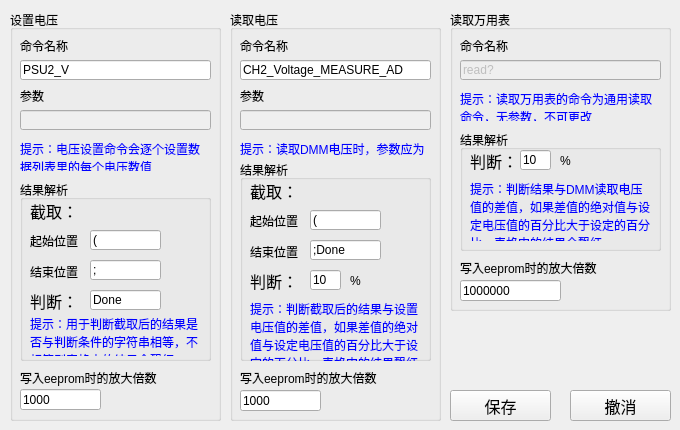
     <widget class="QWidget" name="VerifyRelevantCmd_2">
      <attribute name="title">
       <string>校准相关命令</string>
      </attribute>
      <widget class="QGroupBox" name="groupBox_13">
       <property name="geometry">
        <rect>
         <x>10</x>
         <y>10</y>
         <width>211</width>
         <height>411</height>
        </rect>
       </property>
       <property name="title">
        <string>设置电压</string>
       </property>
       <widget class="QLineEdit" name="lineEditCh2VerifySetCmd">
        <property name="geometry">
         <rect>
          <x>10</x>
          <y>50</y>
          <width>191</width>
          <height>20</height>
         </rect>
        </property>
        <property name="text">
         <string>PSU2_V</string>
        </property>
       </widget>
       <widget class="QLabel" name="label_66">
        <property name="geometry">
         <rect>
          <x>10</x>
          <y>30</y>
          <width>54</width>
          <height>12</height>
         </rect>
        </property>
        <property name="text">
         <string>命令名称</string>
        </property>
       </widget>
       <widget class="QLabel" name="label_67">
        <property name="geometry">
         <rect>
          <x>10</x>
          <y>80</y>
          <width>54</width>
          <height>12</height>
         </rect>
        </property>
        <property name="text">
         <string>参数</string>
        </property>
       </widget>
       <widget class="QLineEdit" name="lineEditCh2VerifySetParam">
        <property name="enabled">
         <bool>false</bool>
        </property>
        <property name="geometry">
         <rect>
          <x>10</x>
          <y>100</y>
          <width>191</width>
          <height>20</height>
         </rect>
        </property>
       </widget>
       <widget class="QLabel" name="label_68">
        <property name="geometry">
         <rect>
          <x>10</x>
          <y>130</y>
          <width>191</width>
          <height>31</height>
         </rect>
        </property>
        <property name="styleSheet">
         <string notr="true">color: rgb(0, 0, 255);</string>
        </property>
        <property name="text">
         <string>提示：电压设置命令会逐个设置数据列表里的每个电压数值</string>
        </property>
        <property name="alignment">
         <set>Qt::AlignLeading|Qt::AlignLeft|Qt::AlignTop</set>
        </property>
        <property name="wordWrap">
         <bool>true</bool>
        </property>
       </widget>
       <widget class="QGroupBox" name="groupBox_14">
        <property name="geometry">
         <rect>
          <x>10</x>
          <y>170</y>
          <width>191</width>
          <height>181</height>
         </rect>
        </property>
        <property name="title">
         <string>结果解析</string>
        </property>
        <widget class="QLabel" name="label_69">
         <property name="geometry">
          <rect>
           <x>10</x>
           <y>20</y>
           <width>54</width>
           <height>21</height>
          </rect>
         </property>
         <property name="font">
          <font>
           <family>Arial Unicode MS</family>
           <pointsize>12</pointsize>
          </font>
         </property>
         <property name="text">
          <string>截取：</string>
         </property>
        </widget>
        <widget class="QLabel" name="label_70">
         <property name="geometry">
          <rect>
           <x>10</x>
           <y>50</y>
           <width>54</width>
           <height>21</height>
          </rect>
         </property>
         <property name="text">
          <string>起始位置</string>
         </property>
        </widget>
        <widget class="QLineEdit" name="lineEditCh2VerifySetStart">
         <property name="geometry">
          <rect>
           <x>70</x>
           <y>50</y>
           <width>71</width>
           <height>20</height>
          </rect>
         </property>
         <property name="text">
          <string>(</string>
         </property>
        </widget>
        <widget class="QLabel" name="label_71">
         <property name="geometry">
          <rect>
           <x>10</x>
           <y>81</y>
           <width>54</width>
           <height>21</height>
          </rect>
         </property>
         <property name="text">
          <string>结束位置</string>
         </property>
        </widget>
        <widget class="QLineEdit" name="lineEditCh2VerifySetEnd">
         <property name="geometry">
          <rect>
           <x>70</x>
           <y>80</y>
           <width>71</width>
           <height>20</height>
          </rect>
         </property>
         <property name="text">
          <string>;</string>
         </property>
        </widget>
        <widget class="QLabel" name="label_72">
         <property name="geometry">
          <rect>
           <x>10</x>
           <y>110</y>
           <width>54</width>
           <height>21</height>
          </rect>
         </property>
         <property name="font">
          <font>
           <family>Arial Unicode MS</family>
           <pointsize>12</pointsize>
          </font>
         </property>
         <property name="text">
          <string>判断：</string>
         </property>
        </widget>
        <widget class="QLineEdit" name="lineEditCh2VerifySetJudge">
         <property name="geometry">
          <rect>
           <x>70</x>
           <y>110</y>
           <width>71</width>
           <height>20</height>
          </rect>
         </property>
         <property name="text">
          <string>Done</string>
         </property>
        </widget>
        <widget class="QLabel" name="label_73">
         <property name="geometry">
          <rect>
           <x>10</x>
           <y>135</y>
           <width>171</width>
           <height>41</height>
          </rect>
         </property>
         <property name="styleSheet">
          <string notr="true">color: rgb(0, 0, 255);</string>
         </property>
         <property name="text">
          <string>提示：用于判断截取后的结果是否与判断条件的字符串相等，不相等则表格中的结果会飘红</string>
         </property>
         <property name="alignment">
          <set>Qt::AlignLeading|Qt::AlignLeft|Qt::AlignTop</set>
         </property>
         <property name="wordWrap">
          <bool>true</bool>
         </property>
        </widget>
       </widget>
       <widget class="QLabel" name="label_74">
        <property name="geometry">
         <rect>
          <x>10</x>
          <y>360</y>
          <width>211</width>
          <height>16</height>
         </rect>
        </property>
        <property name="text">
         <string>写入eeprom时的放大倍数</string>
        </property>
       </widget>
       <widget class="QLineEdit" name="lineEditCh2VerifySetMulti">
        <property name="geometry">
         <rect>
          <x>10</x>
          <y>379</y>
          <width>81</width>
          <height>21</height>
         </rect>
        </property>
        <property name="text">
         <string>1000</string>
        </property>
       </widget>
      </widget>
      <widget class="QGroupBox" name="groupBox_15">
       <property name="geometry">
        <rect>
         <x>230</x>
         <y>10</y>
         <width>211</width>
         <height>411</height>
        </rect>
       </property>
       <property name="title">
        <string>读取电压</string>
       </property>
       <widget class="QLabel" name="label_75">
        <property name="geometry">
         <rect>
          <x>10</x>
          <y>30</y>
          <width>54</width>
          <height>12</height>
         </rect>
        </property>
        <property name="text">
         <string>命令名称</string>
        </property>
       </widget>
       <widget class="QLineEdit" name="lineEditCh2VerifyDMMCmd">
        <property name="geometry">
         <rect>
          <x>10</x>
          <y>50</y>
          <width>191</width>
          <height>20</height>
         </rect>
        </property>
        <property name="text">
         <string>CH2_Voltage_MEASURE_AD</string>
        </property>
       </widget>
       <widget class="QLabel" name="label_76">
        <property name="geometry">
         <rect>
          <x>10</x>
          <y>80</y>
          <width>54</width>
          <height>12</height>
         </rect>
        </property>
        <property name="text">
         <string>参数</string>
        </property>
       </widget>
       <widget class="QLineEdit" name="lineEditCh2VerifyDMMParam">
        <property name="enabled">
         <bool>false</bool>
        </property>
        <property name="geometry">
         <rect>
          <x>10</x>
          <y>100</y>
          <width>191</width>
          <height>20</height>
         </rect>
        </property>
       </widget>
       <widget class="QLabel" name="label_77">
        <property name="geometry">
         <rect>
          <x>10</x>
          <y>130</y>
          <width>191</width>
          <height>21</height>
         </rect>
        </property>
        <property name="styleSheet">
         <string notr="true">color: rgb(0, 0, 255);</string>
        </property>
        <property name="text">
         <string>提示：读取DMM电压时，参数应为空</string>
        </property>
        <property name="alignment">
         <set>Qt::AlignLeading|Qt::AlignLeft|Qt::AlignTop</set>
        </property>
        <property name="wordWrap">
         <bool>true</bool>
        </property>
       </widget>
       <widget class="QGroupBox" name="groupBox_16">
        <property name="geometry">
         <rect>
          <x>10</x>
          <y>150</y>
          <width>191</width>
          <height>201</height>
         </rect>
        </property>
        <property name="title">
         <string>结果解析</string>
        </property>
        <widget class="QLabel" name="label_78">
         <property name="geometry">
          <rect>
           <x>10</x>
           <y>20</y>
           <width>54</width>
           <height>21</height>
          </rect>
         </property>
         <property name="font">
          <font>
           <family>Arial Unicode MS</family>
           <pointsize>12</pointsize>
          </font>
         </property>
         <property name="text">
          <string>截取：</string>
         </property>
        </widget>
        <widget class="QLabel" name="label_79">
         <property name="geometry">
          <rect>
           <x>10</x>
           <y>50</y>
           <width>54</width>
           <height>21</height>
          </rect>
         </property>
         <property name="text">
          <string>起始位置</string>
         </property>
        </widget>
        <widget class="QLineEdit" name="lineEditCh2VerifyDMMStart">
         <property name="geometry">
          <rect>
           <x>70</x>
           <y>50</y>
           <width>71</width>
           <height>20</height>
          </rect>
         </property>
         <property name="text">
          <string>(</string>
         </property>
        </widget>
        <widget class="QLabel" name="label_80">
         <property name="geometry">
          <rect>
           <x>10</x>
           <y>81</y>
           <width>54</width>
           <height>21</height>
          </rect>
         </property>
         <property name="text">
          <string>结束位置</string>
         </property>
        </widget>
        <widget class="QLineEdit" name="lineEditCh2VerifyDMMEnd">
         <property name="geometry">
          <rect>
           <x>70</x>
           <y>80</y>
           <width>71</width>
           <height>20</height>
          </rect>
         </property>
         <property name="text">
          <string>;Done</string>
         </property>
        </widget>
        <widget class="QLabel" name="label_81">
         <property name="geometry">
          <rect>
           <x>10</x>
           <y>110</y>
           <width>54</width>
           <height>21</height>
          </rect>
         </property>
         <property name="font">
          <font>
           <family>Arial Unicode MS</family>
           <pointsize>12</pointsize>
          </font>
         </property>
         <property name="text">
          <string>判断：</string>
         </property>
        </widget>
        <widget class="QLineEdit" name="lineEditCh2VerifyDMMJudge">
         <property name="geometry">
          <rect>
           <x>70</x>
           <y>110</y>
           <width>31</width>
           <height>20</height>
          </rect>
         </property>
         <property name="text">
          <string>10</string>
         </property>
         <property name="placeholderText">
          <string/>
         </property>
        </widget>
        <widget class="QLabel" name="label_82">
         <property name="geometry">
          <rect>
           <x>110</x>
           <y>110</y>
           <width>21</width>
           <height>21</height>
          </rect>
         </property>
         <property name="text">
          <string>%</string>
         </property>
        </widget>
        <widget class="QLabel" name="label_83">
         <property name="geometry">
          <rect>
           <x>10</x>
           <y>140</y>
           <width>171</width>
           <height>61</height>
          </rect>
         </property>
         <property name="styleSheet">
          <string notr="true">color: rgb(0, 0, 255);</string>
         </property>
         <property name="text">
          <string>提示：判断截取后的结果与设置电压值的差值，如果差值的绝对值与设定电压值的百分比大于设定的百分比，表格中的结果飘红</string>
         </property>
         <property name="alignment">
          <set>Qt::AlignLeading|Qt::AlignLeft|Qt::AlignTop</set>
         </property>
         <property name="wordWrap">
          <bool>true</bool>
         </property>
        </widget>
       </widget>
       <widget class="QLabel" name="label_84">
        <property name="geometry">
         <rect>
          <x>10</x>
          <y>360</y>
          <width>211</width>
          <height>16</height>
         </rect>
        </property>
        <property name="text">
         <string>写入eeprom时的放大倍数</string>
        </property>
       </widget>
       <widget class="QLineEdit" name="lineEditCh2VerifyDMMMulti">
        <property name="geometry">
         <rect>
          <x>10</x>
          <y>380</y>
          <width>81</width>
          <height>21</height>
         </rect>
        </property>
        <property name="text">
         <string>1000</string>
        </property>
       </widget>
      </widget>
      <widget class="QGroupBox" name="groupBox_17">
       <property name="geometry">
        <rect>
         <x>450</x>
         <y>10</y>
         <width>221</width>
         <height>301</height>
        </rect>
       </property>
       <property name="title">
        <string>读取万用表</string>
       </property>
       <widget class="QLabel" name="label_85">
        <property name="geometry">
         <rect>
          <x>10</x>
          <y>30</y>
          <width>54</width>
          <height>12</height>
         </rect>
        </property>
        <property name="text">
         <string>命令名称</string>
        </property>
       </widget>
       <widget class="QLineEdit" name="lineEditCh2VerifyMeterCmd">
        <property name="enabled">
         <bool>false</bool>
        </property>
        <property name="geometry">
         <rect>
          <x>10</x>
          <y>50</y>
          <width>201</width>
          <height>20</height>
         </rect>
        </property>
        <property name="text">
         <string>read?</string>
        </property>
       </widget>
       <widget class="QLabel" name="label_86">
        <property name="geometry">
         <rect>
          <x>10</x>
          <y>80</y>
          <width>201</width>
          <height>31</height>
         </rect>
        </property>
        <property name="styleSheet">
         <string notr="true">color: rgb(0, 0, 255);</string>
        </property>
        <property name="text">
         <string>提示：读取万用表的命令为通用读取命令，无参数，不可更改</string>
        </property>
        <property name="alignment">
         <set>Qt::AlignLeading|Qt::AlignLeft|Qt::AlignTop</set>
        </property>
        <property name="wordWrap">
         <bool>true</bool>
        </property>
       </widget>
       <widget class="QGroupBox" name="groupBox_18">
        <property name="geometry">
         <rect>
          <x>10</x>
          <y>120</y>
          <width>201</width>
          <height>121</height>
         </rect>
        </property>
        <property name="title">
         <string>结果解析</string>
        </property>
        <widget class="QLabel" name="label_87">
         <property name="geometry">
          <rect>
           <x>10</x>
           <y>20</y>
           <width>54</width>
           <height>21</height>
          </rect>
         </property>
         <property name="font">
          <font>
           <family>Arial Unicode MS</family>
           <pointsize>12</pointsize>
          </font>
         </property>
         <property name="text">
          <string>判断：</string>
         </property>
        </widget>
        <widget class="QLineEdit" name="lineEditCh2VerifyMeterJudge">
         <property name="geometry">
          <rect>
           <x>60</x>
           <y>20</y>
           <width>31</width>
           <height>20</height>
          </rect>
         </property>
         <property name="text">
          <string>10</string>
         </property>
         <property name="placeholderText">
          <string/>
         </property>
        </widget>
        <widget class="QLabel" name="label_88">
         <property name="geometry">
          <rect>
           <x>100</x>
           <y>20</y>
           <width>21</width>
           <height>21</height>
          </rect>
         </property>
         <property name="text">
          <string>%</string>
         </property>
        </widget>
        <widget class="QLabel" name="label_89">
         <property name="geometry">
          <rect>
           <x>10</x>
           <y>50</y>
           <width>181</width>
           <height>61</height>
          </rect>
         </property>
         <property name="styleSheet">
          <string notr="true">color: rgb(0, 0, 255);</string>
         </property>
         <property name="text">
          <string>提示：判断结果与DMM读取电压值的差值，如果差值的绝对值与设定电压值的百分比大于设定的百分比，表格中的结果会飘红</string>
         </property>
         <property name="alignment">
          <set>Qt::AlignLeading|Qt::AlignLeft|Qt::AlignTop</set>
         </property>
         <property name="wordWrap">
          <bool>true</bool>
         </property>
        </widget>
       </widget>
       <widget class="QLabel" name="label_90">
        <property name="geometry">
         <rect>
          <x>10</x>
          <y>250</y>
          <width>160</width>
          <height>16</height>
         </rect>
        </property>
        <property name="text">
         <string>写入eeprom时的放大倍数</string>
        </property>
       </widget>
       <widget class="QLineEdit" name="lineEditCh2VerifyMeterMulti">
        <property name="geometry">
         <rect>
          <x>10</x>
          <y>270</y>
          <width>101</width>
          <height>21</height>
         </rect>
        </property>
        <property name="text">
         <string>1000000</string>
        </property>
       </widget>
      </widget>
      <widget class="QPushButton" name="pushBtnCh2VerifyUndo">
       <property name="geometry">
        <rect>
         <x>570</x>
         <y>390</y>
         <width>101</width>
         <height>31</height>
        </rect>
       </property>
       <property name="font">
        <font>
         <family>楷体</family>
         <pointsize>12</pointsize>
        </font>
       </property>
       <property name="text">
        <string>撤消</string>
       </property>
      </widget>
      <widget class="QPushButton" name="pushBtnCh2VerifySave">
       <property name="geometry">
        <rect>
         <x>450</x>
         <y>390</y>
         <width>101</width>
         <height>31</height>
        </rect>
       </property>
       <property name="font">
        <font>
         <family>楷体</family>
         <pointsize>12</pointsize>
        </font>
       </property>
       <property name="text">
        <string>保存</string>
       </property>
      </widget>
     </widget>
